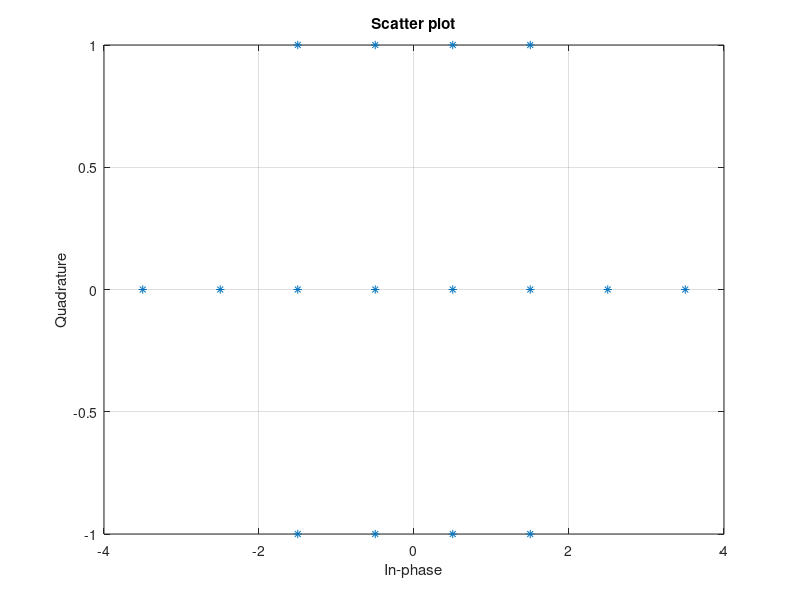

Here is the MATLAB script that generated this plot:
clc;
clear;
x = [-0.5, -0.5, -0.5, -1.5 -1.5, -1.5, -2.5, -3.5];
y = [-1, 1, 0, -1, 1, 0, 0, 0];
inphase = [x, -x];
inphase = inphase(:);
quadr = [y, y];
quadr = quadr(:);
const = inphase + 1i*quadr;
scatterplot(const,1,0,'*');
temp = length(const);
grid on;
